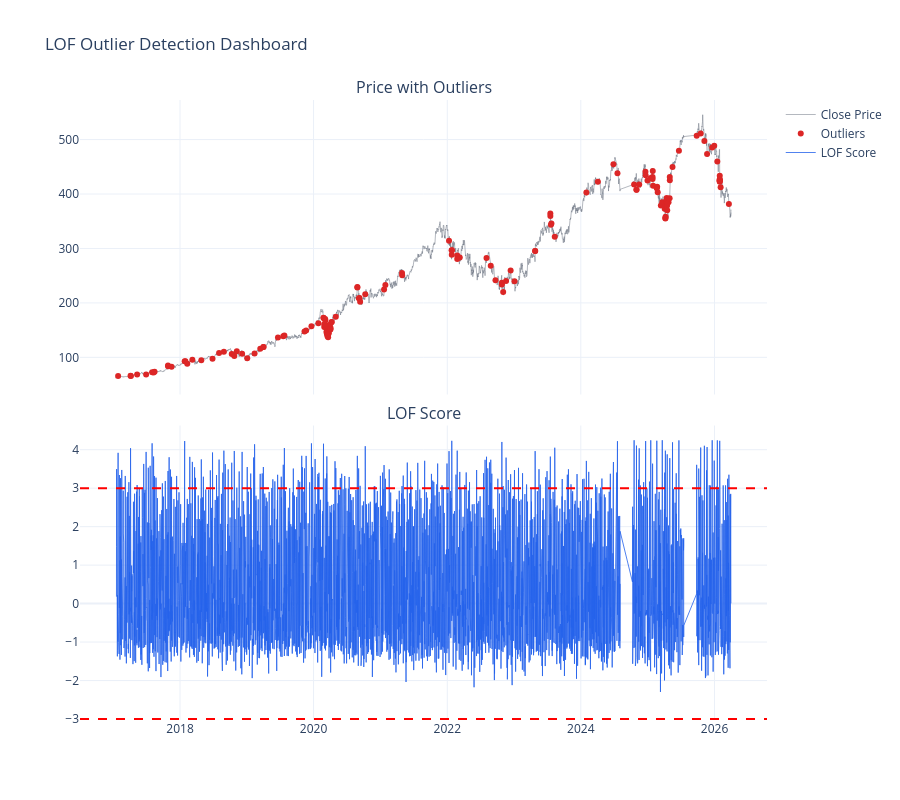

Notebook code for this chart:
### Code cell
# Local Outlier Factor (LOF)

if "df_model" not in globals():
    raise ValueError("df_model not found. Run feature-engineering cell first.")

features = FEATURES
part = df_model.copy().sort_values("quote_datetime").reset_index(drop=True)
active_features = [c for c in features if c in part.columns]
window_z = WINDOW_Z
roll_window = ROLL_WINDOW

for col in active_features:
    mu = part[col].rolling(window_z).mean()
    sd = part[col].rolling(window_z).std()
    part[f"{col}_z"] = (part[col] - mu) / (sd + 1e-8)

ml_features = []
for col in active_features:
    zc = f"{col}_z"
    if zc in part.columns:
        ml_features.extend([col, zc])

part = part.dropna(subset=ml_features).reset_index(drop=True)
X = part[ml_features].values
X_scaled = StandardScaler().fit_transform(X)

lof = LocalOutlierFactor(
    n_neighbors=N_NEIGHBORS, contamination=CONTAMINATION, n_jobs=-1
)
part["lof_flag"] = (lof.fit_predict(X_scaled) == -1).astype(int)
part["lof_score"] = -lof.negative_outlier_factor_

mu2 = part["lof_score"].rolling(roll_window).mean()
sd2 = part["lof_score"].rolling(roll_window).std()
part["lof_z20"] = (part["lof_score"] - mu2) / (sd2 + 1e-8)

flagged = part[part["lof_flag"] == 1]

fig = make_subplots(
    rows=2,
    cols=1,
    shared_xaxes=True,
    vertical_spacing=0.05,
    subplot_titles=("Price with Outliers", "LOF Score"),
)

fig.add_trace(
    go.Scatter(
        x=part["quote_datetime"],
        y=part["close"],
        name="Close Price",
        line=dict(color=COLORS["normal"], width=1),
        opacity=0.5,
    ),
    row=1,
    col=1,
)

fig.add_trace(
    go.Scatter(
        x=flagged["quote_datetime"],
        y=flagged["close"],
        mode="markers",
        name="Outliers",
        marker=dict(color=COLORS["anomaly"], size=6),
    ),
    row=1,
    col=1,
)

fig.add_trace(
    go.Scatter(
        x=part["quote_datetime"],
        y=part["lof_z20"],
        name="LOF Score",
        line=dict(color=COLORS["price"], width=0.8),
    ),
    row=2,
    col=1,
)

fig.add_hline(y=3, line_dash="dash", line_color="red", row=2, col=1)
fig.add_hline(y=-3, line_dash="dash", line_color="red", row=2, col=1)

fig.update_layout(
    height=800,
    title_text="LOF Outlier Detection Dashboard",
    template="plotly_white",
    showlegend=True,
)
fig.show()

print("LOF anomalies:", int(part["lof_flag"].sum()))

### Figure 1 — Plotly figure (JSON) as saved in the notebook; plotly's stock layout.template omitted (floating-point values rounded to 4 significant figures; data arrays with more than 128 entries replaced by an {"elided": "..."} marker saying what was removed)
{"data": [{"line": {"color": "#6b7280", "width": 1}, "name": "Close Price", "opacity": 0.5, "type": "scatter", "x": {"elided": "15448 str values"}, "xaxis": "x", "y": {"elided": "15448 float values"}, "yaxis": "y"}, {"marker": {"color": "#dc2626", "size": 6}, "mode": "markers", "name": "Outliers", "type": "scatter", "x": {"elided": "155 str values"}, "xaxis": "x", "y": {"elided": "155 float values"}, "yaxis": "y"}, {"line": {"color": "#2563eb", "width": 0.8}, "name": "LOF Score", "type": "scatter", "x": {"elided": "15448 str values"}, "xaxis": "x2", "y": {"elided": "15448 float values"}, "yaxis": "y2"}], "layout": {"annotations": [{"font": {"size": 16}, "showarrow": false, "text": "Price with Outliers", "x": 0.5, "xanchor": "center", "xref": "paper", "y": 1, "yanchor": "bottom", "yref": "paper"}, {"font": {"size": 16}, "showarrow": false, "text": "LOF Score", "x": 0.5, "xanchor": "center", "xref": "paper", "y": 0.475, "yanchor": "bottom", "yref": "paper"}], "height": 800, "shapes": [{"line": {"color": "red", "dash": "dash"}, "type": "line", "x0": 0, "x1": 1, "xref": "x2 domain", "y0": 3, "y1": 3, "yref": "y2"}, {"line": {"color": "red", "dash": "dash"}, "type": "line", "x0": 0, "x1": 1, "xref": "x2 domain", "y0": -3, "y1": -3, "yref": "y2"}], "showlegend": true, "title": {"text": "LOF Outlier Detection Dashboard"}, "xaxis": {"anchor": "y", "domain": [0, 1], "matches": "x2", "showticklabels": false}, "xaxis2": {"anchor": "y2", "domain": [0, 1]}, "yaxis": {"anchor": "x", "domain": [0.525, 1]}, "yaxis2": {"anchor": "x2", "domain": [0, 0.475]}}}
